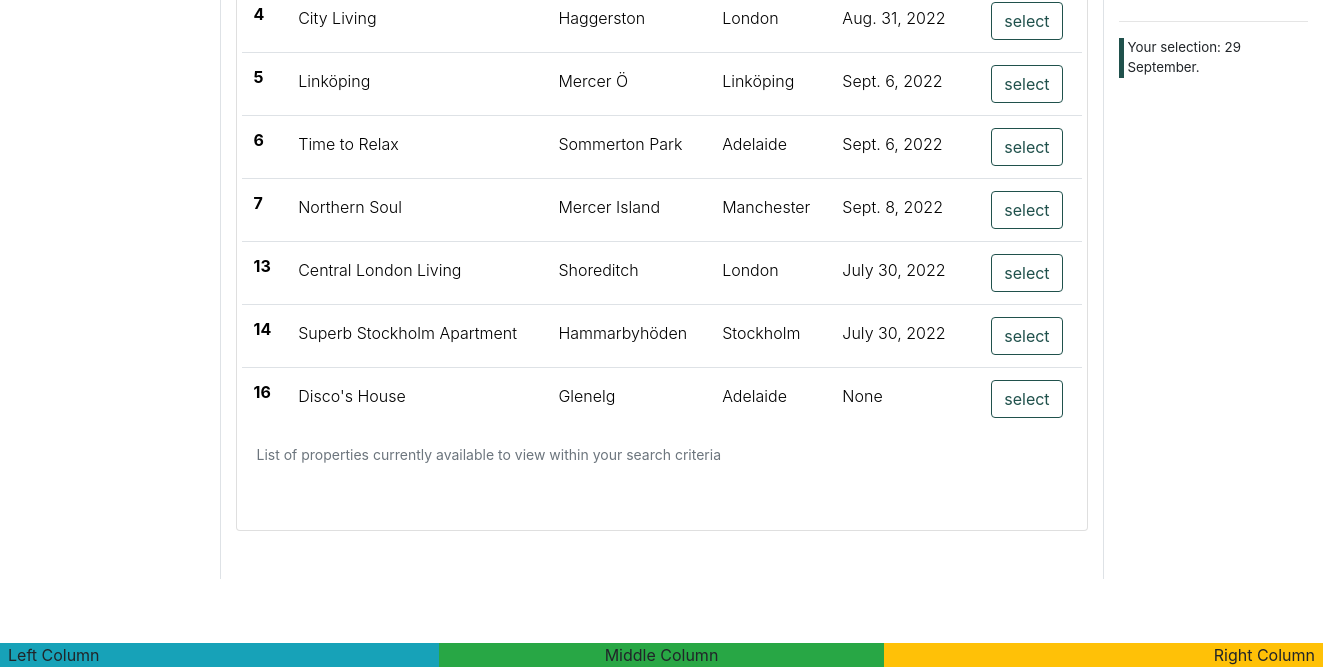
Page /book/ (signed in, lower part) on the earlier database version.
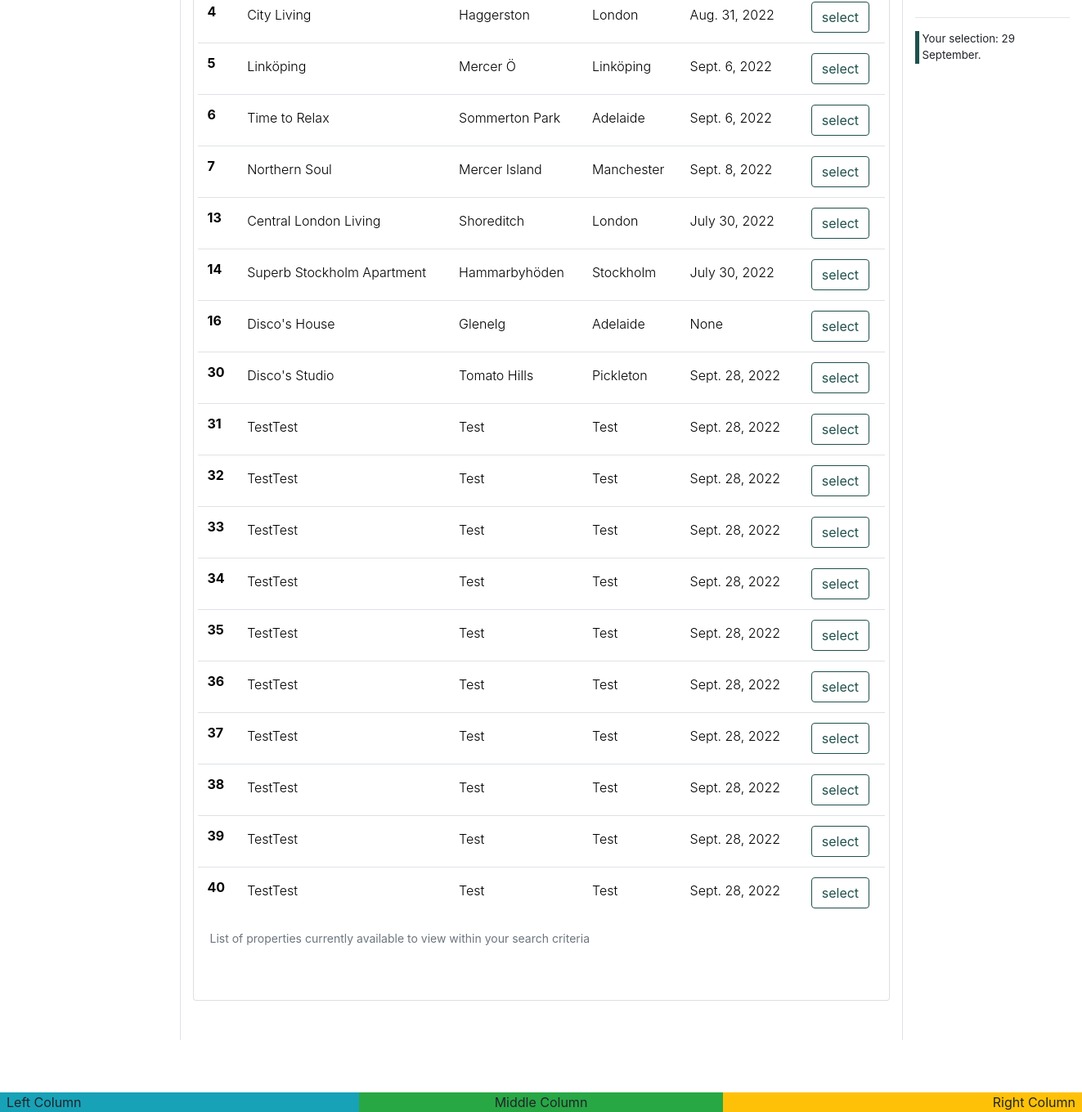
Same page on the later database version.
### app_properties/models.py (models this page shows, shortened)
class Property(models.Model):
    realtor = models.ForeignKey(User, on_delete=models.CASCADE, blank=True, null=False, default=User)
    title_no = models.CharField(max_length=254)
    ribbon_feature = models.CharField(max_length=20, default="New Listing")
    name = models.CharField(max_length=30)
    category = models.ForeignKey(
        'Category', null=True, blank=True, on_delete=models.SET_NULL
        )
    sector = models.ForeignKey(
        'Sector', null=True, blank=True, on_delete=models.SET_NULL
        )
    sale_price = models.IntegerField(null=False, blank=True, default=0)
    rent_pw = models.IntegerField(null=False, blank=True, default=0)
    date_available = models.DateField(null=True, blank=True, auto_now_add=True)
    bedrooms = models.IntegerField(null=False, blank=False)
    bathrooms = models.IntegerField(null=False, blank=False)
    carports = models.IntegerField(null=False, blank=False)
    air_conditioning = models.IntegerField(null=False, blank=False)
    rating = models.DecimalField(
        max_digits=3, decimal_places=1, null=True, blank=True
        )
    description = models.TextField()
    main_image_url = models.URLField(max_length=1024, null=True, blank=True)
    main_image = models.ImageField(null=True, blank=True)
    bedroom_image = models.ImageField(null=True, blank=True)
    bath_image = models.ImageField(null=True, blank=True)
    kitchen_image = models.ImageField(null=True, blank=True)
    living_image = models.ImageField(null=True, blank=True)
    unit_no = models.IntegerField(null=True, blank=True)
    level = models.IntegerField(null=True, blank=True)
    house_no = models.IntegerField(null=True, blank=False, default="No.")
    street = models.CharField(max_length=70, default='')
    suburb = models.CharField(max_length=70, default='')
    city = models.CharField(max_length=40)
    state = models.CharField(max_length=40, null=True, blank=True)
    postcode = models.CharField(max_length=10)
    country = models.CharField(max_length=2, choices=pytz.country_names.items(), null=True, blank=True)
    land_area = models.IntegerField(null=True, blank=True)
    building_area = models.IntegerField(null=True, blank=True)
    build_date = models.DateField(null=True, blank=True)
    list_date = models.DateField(auto_now_add=True)
    list_duration = models.IntegerField(null=False, blank=False, default=30)
    owner_fname = models.CharField(max_length=254, null=True, blank=False)
    owner_lname = models.CharField(max_length=254, null=True, blank=False)
    viewings = models.BooleanField(default=True)
    available = models.BooleanField(default=False)
    class Meta:
        verbose_name_plural = 'Properties'
        get_latest_by = 'list_date'

### app_bookings/views.py (the view, shortened to what this page needs)
# urls.py: path('', views.choose_bookings, name='choose_bookings'),
def choose_bookings(request):
    properties = Property.objects.all() # noqa
    props_with_viewings = properties.filter(viewings=True)
    query = None
    context = {
        'properties': properties,
        'props_with_viewings': props_with_viewings,
        'search_term': query,
    }
    return render(request, 'book/search-viewings.html', context)

### app_bookings/templates/book/search-viewings.html (shortened to what this page needs)
{% extends 'base.html' %}
{% load static %}
{% block content %}
{% if user.is_authenticated %}
{% include 'includes/bookings-base.html' %}
<div class="row justify-content-center">
    <div class="col-md-12 text-center mb-md-5 h-100">
            <div class="w-100">
                <div class="card mt-3">
                    <div>
                        <div class="card-body">
                            <div class="row mb-3 table-section">
                                <table class="table table-hover text-lg-left font-weight-light">
                                    <caption class="col-11"><small>List of properties currently available to view within your search criteria</small></caption>
                                    <tbody class="font-weight-light">
                                        {% for prop in props_with_viewings %}
                                        <tr>
                                            <th scope="row" class="row-hlink"><a
                                                    href="{% url 'property-detail' prop.id %}">{{ prop.id }}</a>
                                            </th>
                                            <td class="row-hlink pt-3">
                                                <a href="{% url 'property-detail' prop.id %}">{{ prop.name }}</a>
                                            </td>
                                            <td class="row-hlink pt-3">
                                                <a href="{% url 'property-detail' prop.id %}">{{ prop.suburb }}</a>
                                            </td>
                                            <td class="row-hlink pt-3">
                                                <a href="{% url 'property-detail' prop.id %}">{{ prop.city }}</a>
                                            </td>
                                            <td class="row-hlink pt-3">
                                                <a href="{% url 'property-detail' prop.id %}">{{ prop.date_available }}</a></td>
                                            <td class="row-hlink">
                                                <a href="{% url 'booking_detail' prop.id %}">
                                                    <button class="btn btn-outline-reabook my-lg-0 my-sm-0" type="submit">select</button>
                                                </a>
                                            </td>
                                        </tr>
                                        {% endfor %}
                                    </tbody>
                                </table>
                            </div>
                        </div>
                    </div>
                </div>
            </div>
    </div>
</div>
{% include 'includes/bookings-base-calendar.html' %}
{% else %}
    {% include 'includes/account-required.html' %}
{% endif %}
{% endblock %}

Differences in the rows shown:
added Property: id "30", name "Disco's Studio", suburb "Tomato Hills", city "Pickleton", date_available "Sept. 28, 2022"
added Property: id "31", name "TestTest", suburb "Test", city "Test", date_available "Sept. 28, 2022"
added Property: id "32", name "TestTest", suburb "Test", city "Test", date_available "Sept. 28, 2022"
added Property: id "33", name "TestTest", suburb "Test", city "Test", date_available "Sept. 28, 2022"
added Property: id "34", name "TestTest", suburb "Test", city "Test", date_available "Sept. 28, 2022"
added Property: id "35", name "TestTest", suburb "Test", city "Test", date_available "Sept. 28, 2022"
added Property: id "36", name "TestTest", suburb "Test", city "Test", date_available "Sept. 28, 2022"
added Property: id "37", name "TestTest", suburb "Test", city "Test", date_available "Sept. 28, 2022"
added Property: id "38", name "TestTest", suburb "Test", city "Test", date_available "Sept. 28, 2022"
added Property: id "39", name "TestTest", suburb "Test", city "Test", date_available "Sept. 28, 2022"
added Property: id "40", name "TestTest", suburb "Test", city "Test", date_available "Sept. 28, 2022"
